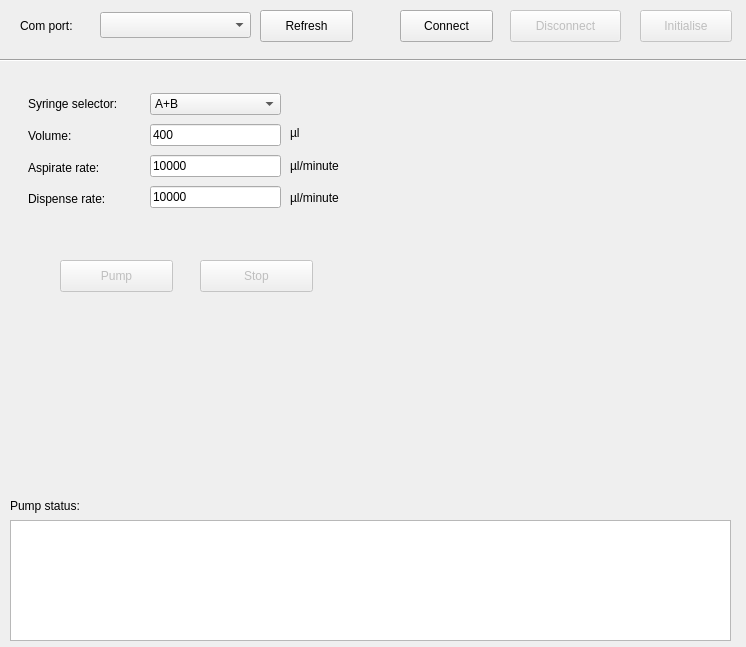
<?xml version="1.0" encoding="UTF-8"?>
<ui version="4.0">
 <class>MainWindow</class>
 <widget class="QMainWindow" name="MainWindow">
  <property name="geometry">
   <rect>
    <x>0</x>
    <y>0</y>
    <width>746</width>
    <height>647</height>
   </rect>
  </property>
  <property name="windowTitle">
   <string>Microlab 500 controller</string>
  </property>
  <widget class="QWidget" name="centralwidget">
   <widget class="QComboBox" name="commCombo">
    <property name="geometry">
     <rect>
      <x>100</x>
      <y>12</y>
      <width>151</width>
      <height>26</height>
     </rect>
    </property>
   </widget>
   <widget class="QLabel" name="label">
    <property name="geometry">
     <rect>
      <x>20</x>
      <y>10</y>
      <width>81</width>
      <height>31</height>
     </rect>
    </property>
    <property name="text">
     <string>Com port:</string>
    </property>
   </widget>
   <widget class="Line" name="line">
    <property name="geometry">
     <rect>
      <x>-30</x>
      <y>50</y>
      <width>781</width>
      <height>20</height>
     </rect>
    </property>
    <property name="orientation">
     <enum>Qt::Horizontal</enum>
    </property>
   </widget>
   <widget class="QPushButton" name="commInitialise">
    <property name="enabled">
     <bool>false</bool>
    </property>
    <property name="geometry">
     <rect>
      <x>640</x>
      <y>10</y>
      <width>92</width>
      <height>32</height>
     </rect>
    </property>
    <property name="text">
     <string>Initialise</string>
    </property>
    <property name="checkable">
     <bool>false</bool>
    </property>
    <property name="flat">
     <bool>false</bool>
    </property>
   </widget>
   <widget class="QPlainTextEdit" name="plainTextEdit">
    <property name="geometry">
     <rect>
      <x>10</x>
      <y>520</y>
      <width>721</width>
      <height>121</height>
     </rect>
    </property>
    <property name="undoRedoEnabled">
     <bool>false</bool>
    </property>
    <property name="readOnly">
     <bool>true</bool>
    </property>
   </widget>
   <widget class="QPushButton" name="commDisconnect">
    <property name="enabled">
     <bool>false</bool>
    </property>
    <property name="geometry">
     <rect>
      <x>510</x>
      <y>10</y>
      <width>111</width>
      <height>32</height>
     </rect>
    </property>
    <property name="text">
     <string>Disconnect</string>
    </property>
   </widget>
   <widget class="QPushButton" name="pumpGo">
    <property name="enabled">
     <bool>false</bool>
    </property>
    <property name="geometry">
     <rect>
      <x>60</x>
      <y>260</y>
      <width>113</width>
      <height>32</height>
     </rect>
    </property>
    <property name="text">
     <string>Pump</string>
    </property>
   </widget>
   <widget class="QPushButton" name="pumpStop">
    <property name="enabled">
     <bool>false</bool>
    </property>
    <property name="geometry">
     <rect>
      <x>200</x>
      <y>260</y>
      <width>113</width>
      <height>32</height>
     </rect>
    </property>
    <property name="text">
     <string>Stop</string>
    </property>
   </widget>
   <widget class="QLabel" name="label_3">
    <property name="geometry">
     <rect>
      <x>10</x>
      <y>490</y>
      <width>91</width>
      <height>31</height>
     </rect>
    </property>
    <property name="text">
     <string>Pump status:</string>
    </property>
   </widget>
   <widget class="QLabel" name="pumpStatus">
    <property name="geometry">
     <rect>
      <x>100</x>
      <y>490</y>
      <width>241</width>
      <height>31</height>
     </rect>
    </property>
    <property name="text">
     <string/>
    </property>
   </widget>
   <widget class="QPushButton" name="commRefresh">
    <property name="geometry">
     <rect>
      <x>260</x>
      <y>10</y>
      <width>93</width>
      <height>32</height>
     </rect>
    </property>
    <property name="text">
     <string>Refresh</string>
    </property>
   </widget>
   <widget class="QPushButton" name="commConnect">
    <property name="geometry">
     <rect>
      <x>400</x>
      <y>10</y>
      <width>93</width>
      <height>32</height>
     </rect>
    </property>
    <property name="text">
     <string>Connect</string>
    </property>
   </widget>
   <widget class="QWidget" name="layoutWidget">
    <property name="geometry">
     <rect>
      <x>28</x>
      <y>91</y>
      <width>121</width>
      <height>121</height>
     </rect>
    </property>
    <layout class="QVBoxLayout" name="verticalLayout">
     <item>
      <widget class="QLabel" name="label_2">
       <property name="text">
        <string>Syringe selector:</string>
       </property>
      </widget>
     </item>
     <item>
      <widget class="QLabel" name="label_4">
       <property name="text">
        <string>Volume:</string>
       </property>
      </widget>
     </item>
     <item>
      <widget class="QLabel" name="label_5">
       <property name="text">
        <string>Aspirate rate:</string>
       </property>
      </widget>
     </item>
     <item>
      <widget class="QLabel" name="label_6">
       <property name="text">
        <string>Dispense rate:</string>
       </property>
      </widget>
     </item>
    </layout>
   </widget>
   <widget class="QWidget" name="layoutWidget">
    <property name="geometry">
     <rect>
      <x>150</x>
      <y>90</y>
      <width>131</width>
      <height>121</height>
     </rect>
    </property>
    <layout class="QVBoxLayout" name="verticalLayout_2">
     <item>
      <widget class="QComboBox" name="syringeMode">
       <item>
        <property name="text">
         <string>A+B</string>
        </property>
       </item>
       <item>
        <property name="text">
         <string>A</string>
        </property>
       </item>
       <item>
        <property name="text">
         <string>B</string>
        </property>
       </item>
      </widget>
     </item>
     <item>
      <widget class="QLineEdit" name="volume">
       <property name="text">
        <string>400</string>
       </property>
      </widget>
     </item>
     <item>
      <widget class="QLineEdit" name="aspirate_rate">
       <property name="text">
        <string>10000</string>
       </property>
      </widget>
     </item>
     <item>
      <widget class="QLineEdit" name="dispense_rate">
       <property name="text">
        <string>10000</string>
       </property>
      </widget>
     </item>
    </layout>
   </widget>
   <widget class="QWidget" name="layoutWidget">
    <property name="geometry">
     <rect>
      <x>290</x>
      <y>120</y>
      <width>81</width>
      <height>91</height>
     </rect>
    </property>
    <layout class="QVBoxLayout" name="verticalLayout_3">
     <item>
      <widget class="QLabel" name="label_8">
       <property name="text">
        <string>µl</string>
       </property>
      </widget>
     </item>
     <item>
      <widget class="QLabel" name="label_9">
       <property name="text">
        <string>µl/minute</string>
       </property>
      </widget>
     </item>
     <item>
      <widget class="QLabel" name="label_10">
       <property name="text">
        <string>µl/minute</string>
       </property>
      </widget>
     </item>
    </layout>
   </widget>
   <zorder>commConnect</zorder>
   <zorder>layoutWidget</zorder>
   <zorder>layoutWidget</zorder>
   <zorder>label</zorder>
   <zorder>line</zorder>
   <zorder>commInitialise</zorder>
   <zorder>commDisconnect</zorder>
   <zorder>pumpGo</zorder>
   <zorder>pumpStop</zorder>
   <zorder>label_3</zorder>
   <zorder>pumpStatus</zorder>
   <zorder>plainTextEdit</zorder>
   <zorder>commCombo</zorder>
   <zorder>layoutWidget</zorder>
   <zorder>commRefresh</zorder>
  </widget>
 </widget>
 <resources/>
 <connections/>
</ui>
